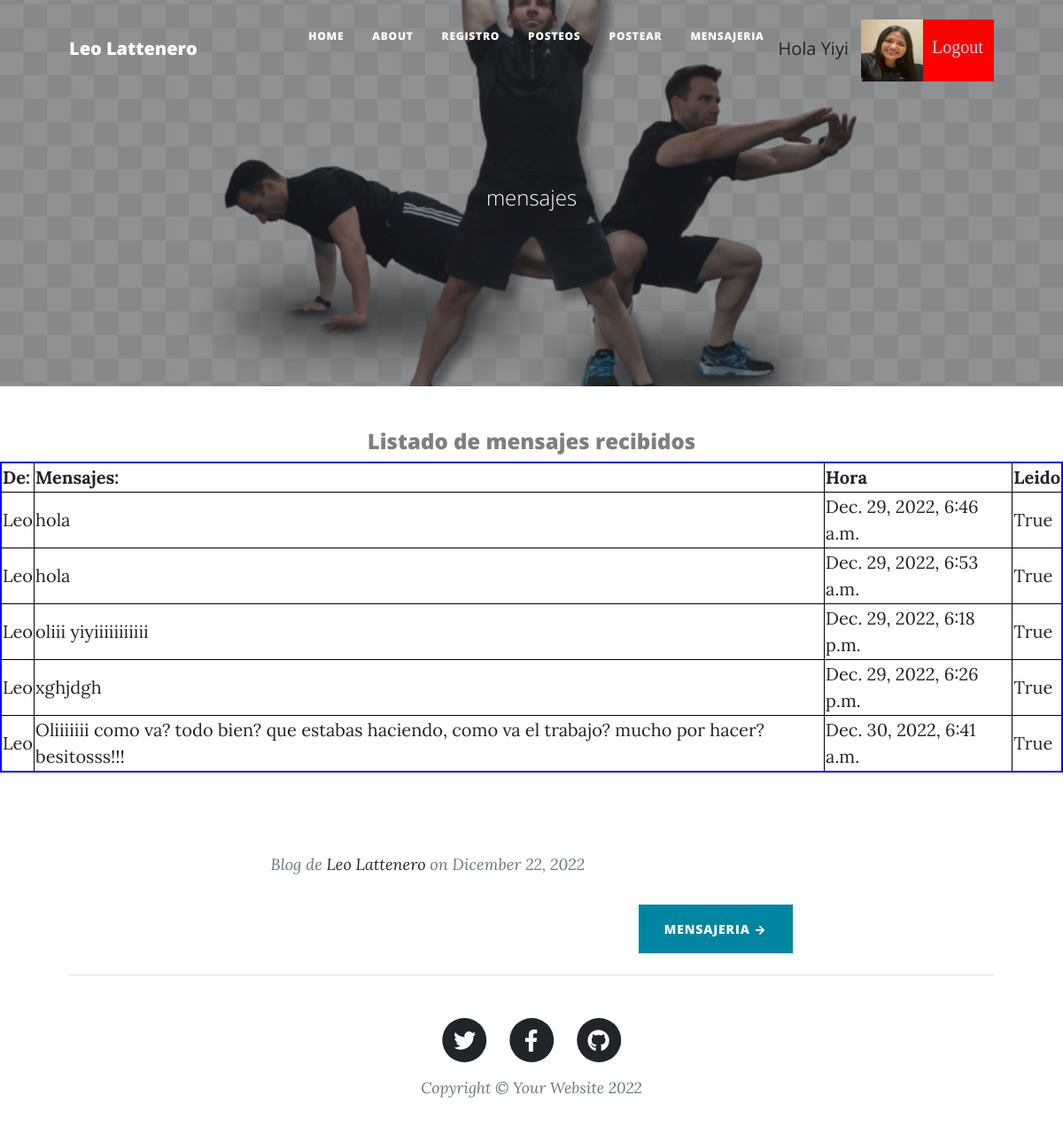
The page /MensajeRecibido (signed in) on the database as committed earlier.
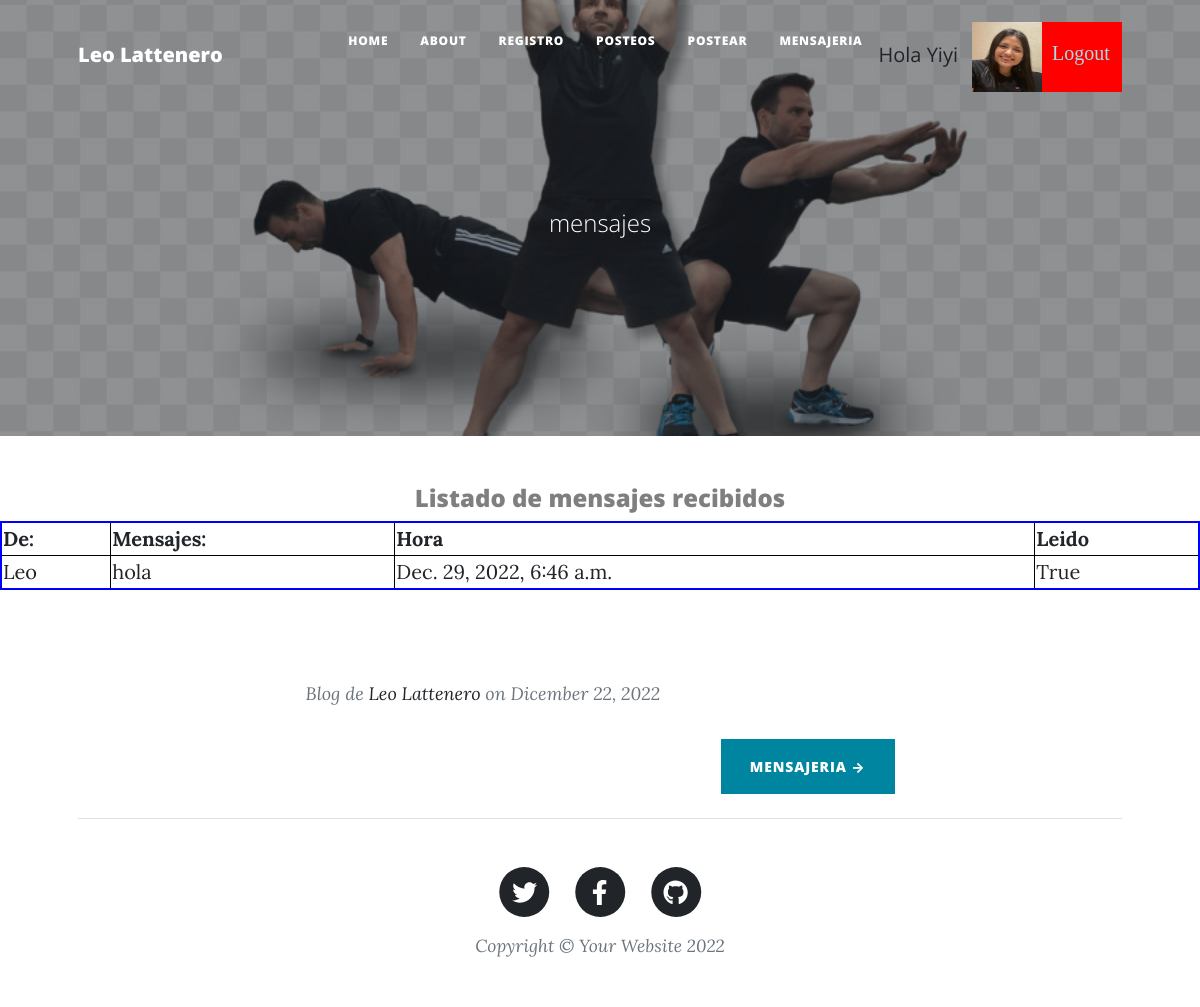
The same page on the database as committed later.
### Chat/models.py (models this page shows)
class Mensaje(models.Model):
    enviar = models.ForeignKey(User, on_delete=models.CASCADE, related_name='sender')
    recibir = models.ForeignKey(User, on_delete=models.CASCADE, related_name='receiver')
    mensaje = models.TextField(max_length=5000)
    hora = models.DateTimeField(auto_now_add=True)
    leido = models.BooleanField(default=False)
    def __str__(self):
        return  str(self.leido) + " "+ self.mensaje + " "+ str(self.hora)

### Chat/views.py (the view)
# urls.py: path("MensajeRecibido", MensajeRecibido , name = "MensajeRecibido"),
def MensajeRecibido(request):
    usuario = request.user
    herram = Mensaje.objects.filter(recibir = usuario)
    for mensaje in herram:
        mensaje.leido = True
        mensaje.save()
    print(herram)
    return render(request, "MensajeRecibido.html", {"mensajes": herram, "imagen": obtenerAvatar(request)})

### AppLogin/views.py (called while the page is built)
def obtenerAvatar(request):
    if request.user.is_authenticated:
        lista=Avatar.objects.filter(user=request.user)
        if len(lista)!=0:
            imagen=lista[0].imagen.url
        else:
            imagen="/media/avatares/avatarpordefecto.jpg"
        return imagen

### Chat/templates/MensajeRecibido.html (shortened to what this page needs)
{% extends "inicioChat.html" %}
{% load static %}
{% block titulo %}
<span class="subheading">mensajes</span>
{% endblock %}
{% block contenido_que_cambia %}
<h4 class="text-black-50" style="text-align: center;">Listado de mensajes recibidos</h4>
<table width="100%" style="border: 2px solid blue;">
    <tr>
        <th>De:      </th>
        <th>Mensajes:   </th>
        <th>Hora        </th>
        <th>Leido       </th>
    </tr>
    {% for indice in mensajes %}
    <tr>
        <td>{{ indice.enviar }}</td>
        <td style="text-align: left;">{{ indice.mensaje }}</td>
        <td>{{ indice.hora }}</td>
        <td>{{ indice.leido }}</td>
    </tr>
    {% endfor %}
</table>
<br>
<br>
{% endblock %}

### Chat/templates/inicioChat.html (shortened to what this page needs)
<!DOCTYPE html>
<html lang="en">
    <head>
        {% load static %}
        <link href="{% static 'css/styles.css' %}" rel="stylesheet" />
    </head>
    <body>
        <nav class="navbar navbar-expand-lg navbar-light" id="mainNav">
            <div class="container px-4 px-lg-5">
                <a class="navbar-brand" href="index.html">Leo Lattenero </a>
                <div class="collapse navbar-collapse" id="navbarResponsive">
                    <ul class="navbar-nav ms-auto py-4 py-lg-0">
                        <li class="nav-item"><a class="nav-link px-lg-3 py-3 py-lg-4" href="{% url 'inicio' %}">Home</a></li>
                        <li class="nav-item"><a class="nav-link px-lg-3 py-3 py-lg-4" href="{% url 'about' %}">About</a></li>
                        <li class="nav-item"><a class="nav-link px-lg-3 py-3 py-lg-4" href="{% url 'register' %}">Registro</a></li>
                        {% if user.is_authenticated %}
                        <li class="nav-item"><a class="nav-link px-lg-3 py-3 py-lg-4" href="{% url 'posteos' %}">Posteos</a></li>
                        <li class="nav-item"><a class="nav-link px-lg-3 py-3 py-lg-4" href="{% url 'posteoForm' %}">Postear</a></li>
                        <li class="nav-item"><a class="nav-link px-lg-3 py-3 py-lg-4" href="{% url 'mensajeFormulario' %}">Mensajeria</a></li>
                        <p> Hola   {{ user.username }}</p>
                        <img src="{{ imagen }}" class="img" alt="">
                        <a class="bot2" href="{% url 'logout' %}">Logout</a>
                        {% else %}
                        <a class="bot" href="{% url 'login' %}">Login</a>
                        {% endif %}
                    </ul>
                </div>
            </div>
        </nav>
        <header class="masthead" style="background-image: url('../static/assets/img/home-bg.jpg')">
            <div class="container position-relative px-4 px-lg-5">
                <div class="row gx-4 gx-lg-5 justify-content-center">
                    <div class="col-md-10 col-lg-8 col-xl-7">
                        <div class="site-heading">
                            {% block titulo %}
                            {% endblock %}
                        </div>
                    </div>
                </div>
            </div>
        </header>
        {% block contenido_que_cambia %}
        {% endblock %}
        <div class="container px-4 px-lg-5">
            <div class="row gx-4 gx-lg-5 justify-content-center">
                <div class="col-md-10 col-lg-8 col-xl-7">
                    <div class="post-preview">
                        <p class="post-meta">
                            Blog de
                            <a href="about">Leo Lattenero </a>
                            on Dicember 22, 2022
                        </p>
                    <div class="d-flex justify-content-end mb-4"><a class="btn btn-primary text-uppercase" href="{% url 'mensajeFormulario' %}"> Mensajeria →</a></div>
                </div>
            </div>
        </div>
        <footer class="border-top">
            <div class="container px-4 px-lg-5">
                <div class="row gx-4 gx-lg-5 justify-content-center">
                    <div class="col-md-10 col-lg-8 col-xl-7">
                        <ul class="list-inline text-center">
                            <li class="list-inline-item">
                                <a href="#!">
                                    <span class="fa-stack fa-lg">
                                        <i class="fas fa-circle fa-stack-2x"></i>
                                        <i class="fab fa-twitter fa-stack-1x fa-inverse"></i>
                                    </span>
                                </a>
                            </li>
                            <li class="list-inline-item">
                                <a href="#!">
                                    <span class="fa-stack fa-lg">
                                        <i class="fas fa-circle fa-stack-2x"></i>
                                        <i class="fab fa-facebook-f fa-stack-1x fa-inverse" ></i>
                                    </span>
                                </a>
                            </li>
                            <li class="list-inline-item">
                                <a href="https://github.com/LeoLatt">
                                    <span class="fa-stack fa-lg">
                                        <i class="fas fa-circle fa-stack-2x"></i>
                                        <i class="fab fa-github fa-stack-1x fa-inverse"></i>
                                    </span>
                                </a>
                            </li>
                        </ul>
                        <div class="small text-center text-muted fst-italic">Copyright &copy; Your Website 2022</div>
                    </div>
                </div>
            </div>
        </footer>
    </body>
</html>

### Chat/templates/inicioChat.html (style rules this page uses)
.img { margin-top: 14px; margin-left: 14px; width: 70px; height: 70px; }
.bot2 { display: inline-block; margin-top: 14px; background-color: red; font-family:'Times New Roman', Times, serif; width: 80px; height: 70px; padding: 16px 10px; color:lightblue; }

### Chat/templates/MensajeRecibido.html (style rules this page uses)
th, td { border: 1px solid black; }

Rows that differ between the two databases and show on the page:
removed Mensaje: enviar "Leo", mensaje "hola", hora "Dec. 29, 2022, 6:53 a.m.", leido "True"
removed Mensaje: enviar "Leo", mensaje "oliii yiyiiiiiiiiiii", hora "Dec. 29, 2022, 6:18 p.m.", leido "True"
removed Mensaje: enviar "Leo", mensaje "xghjdgh", hora "Dec. 29, 2022, 6:26 p.m.", leido "True"
removed Mensaje: enviar "Leo", mensaje "Oliiiiiii como va? todo bien? que estabas haciendo, como va el trabajo? mucho por hacer? besitosss!!!", hora "Dec. 30, 2022, 6:41 a.m.", leido "True"
